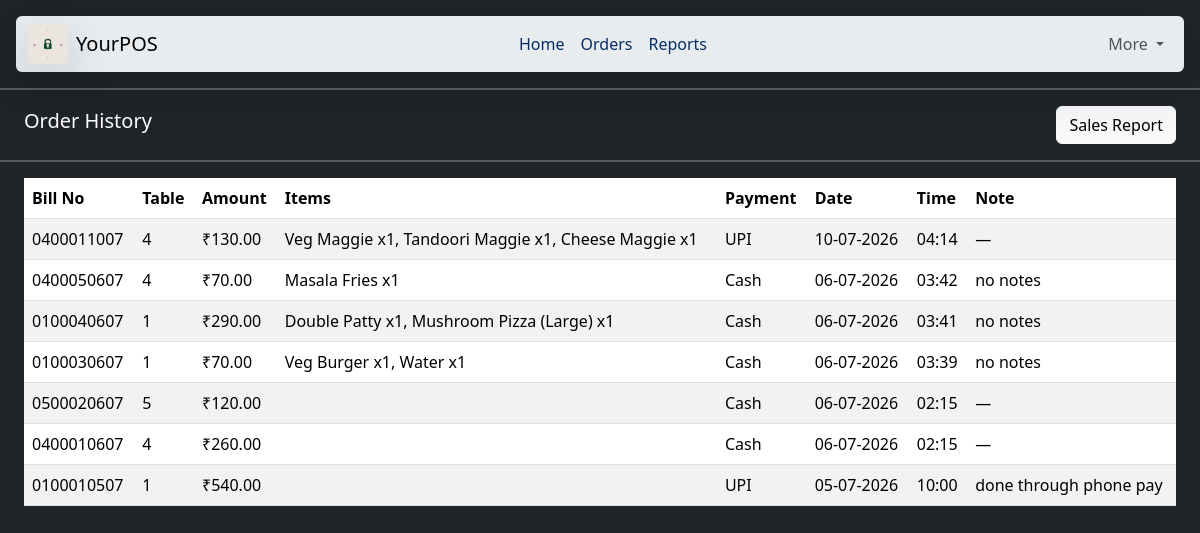
The app's page /orderhistory/, older data.
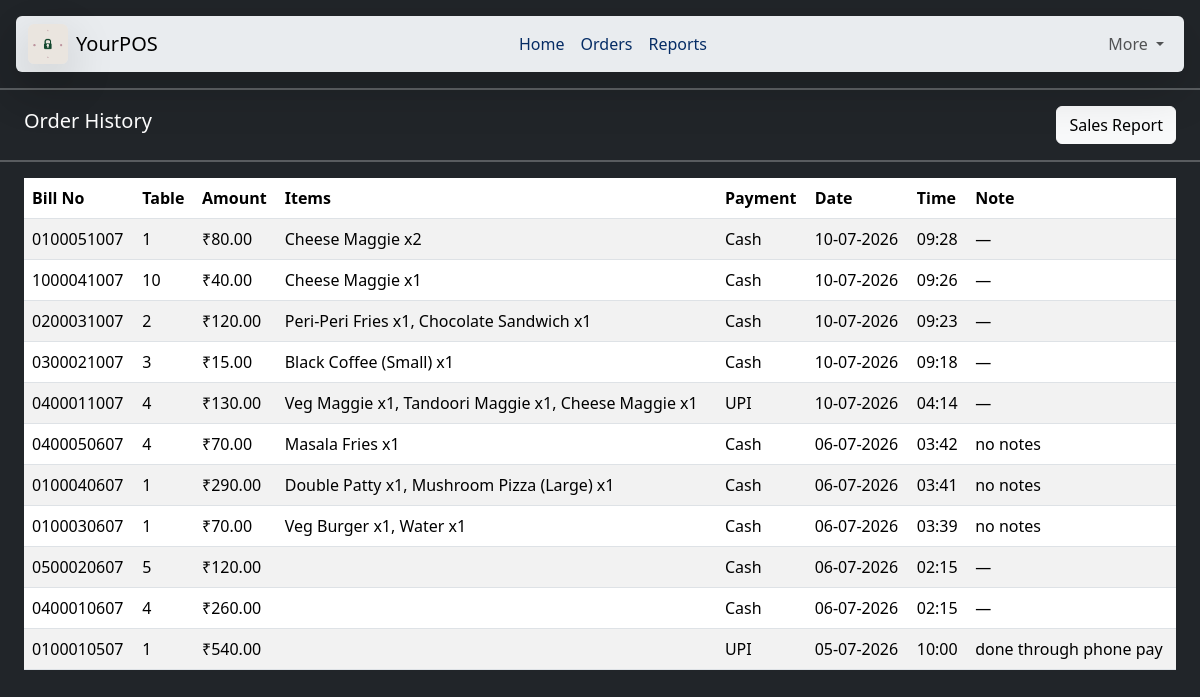
The same page, newer data.
### home/models.py (models this page shows, shortened)
class Bill(models.Model):
    class PaymentMethod(models.TextChoices):
        CASH = "CASH", "Cash"
        CARD = "CARD", "Card"
        UPI = "UPI", "UPI"
    bill_number = models.CharField(max_length=20, unique=True)
    order = models.OneToOneField(Order, on_delete=models.PROTECT, related_name="bill")
    table = models.ForeignKey(TableInfo, on_delete=models.PROTECT)
    items_summary = models.CharField(max_length=1000, blank=True)
    total_amount = models.DecimalField(max_digits=10, decimal_places=2)
    note = models.CharField(max_length=1000, blank=True)
    payment_method = models.CharField(max_length=5, choices=PaymentMethod.choices)
    created_at = models.DateTimeField(auto_now_add=True)

class TableInfo(models.Model):
    class Status(models.TextChoices):
        AVAILABLE = "A", "Available"
        OCCUPIED = "O", "Occupied"
    table_no = models.IntegerField(primary_key=True)
    status = models.CharField(
        max_length=1,
        choices=Status.choices,
        default=Status.AVAILABLE
    )

### home/views.py (the view)
# urls.py: path('orderhistory/', views.orderhistory, name='orderhistory'),
def orderhistory(request):
    bills = Bill.objects.select_related("table").order_by("-created_at")
    return render(request, "orderhistory.html", {"bills": bills})

### templates/orderhistory.html (shortened to what this page needs)
{% extends "base.html" %}
{% block body %}
<hr class="border border-light border-1">
<div class="container-fluid d-flex justify-content-between align-items-center px-4">
    <h5>Order History</h5>
    <a class="btn btn-light" href="{% url 'salesreport' %}">Sales Report</a>
</div>
<hr class="border border-white border-1">
<div class="container-fluid px-4">
    <table class="table table-striped">
        <thead><tr><th>Bill No</th><th>Table</th><th>Amount</th><th>Items</th><th>Payment</th><th>Date</th><th>Time</th><th>Note</th></tr></thead>
        <tbody>
            {% for bill in bills %}
            <tr>
                <td>{{ bill.bill_number }}</td>
                <td>{{ bill.table.table_no }}</td>
                <td>₹{{ bill.total_amount }}</td>
                <td>{{ bill.items_summary }}</td>
                <td>{{ bill.get_payment_method_display }}</td>
                <td>{{ bill.created_at|date:"d-m-Y" }}</td>
                <td>{{ bill.created_at|time:"H:i" }}</td>
                <td>{{ bill.note|default:"—" }}</td>
            </tr>
            {% empty %}
            <tr><td colspan="6" class="text-center text-muted">No bills yet</td></tr>
            {% endfor %}
        </tbody>
    </table>
</div>
{% endblock body %}

Row changes from the older to the newer data that the page shows:
added Bill: bill_number "0100051007", table.table_no "1", total_amount "80.00", items_summary "Cheese Maggie x2", payment_method "Cash", created_at "10-07-2026", created_at "09:28", note "—"
added Bill: bill_number "1000041007", table.table_no "10", total_amount "40.00", items_summary "Cheese Maggie x1", payment_method "Cash", created_at "10-07-2026", created_at "09:26", note "—"
added Bill: bill_number "0200031007", table.table_no "2", total_amount "120.00", items_summary "Peri-Peri Fries x1, Chocolate Sandwich x1", payment_method "Cash", created_at "10-07-2026", created_at "09:23", note "—"
added Bill: bill_number "0300021007", table.table_no "3", total_amount "15.00", items_summary "Black Coffee (Small) x1", payment_method "Cash", created_at "10-07-2026", created_at "09:18", note "—"
